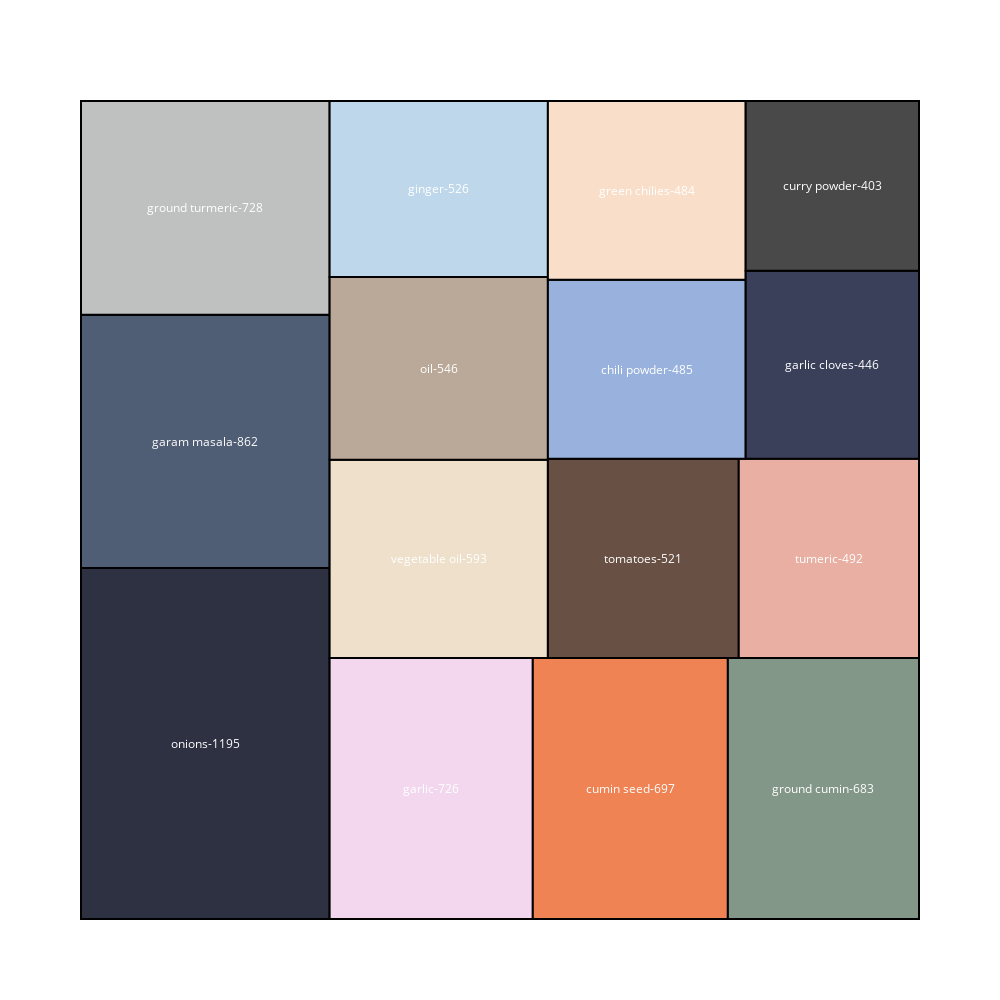

The notebook cell this image was saved under:
### Code cell
values= ordered_df
type_list = ordered_df.index
import squarify

x = 0.
y = 0.
width = 50.
height = 50.


normed = squarify.normalize_sizes(values, width, height)
rects = squarify.squarify(normed, x, y, width, height)

# Choose colors from http://colorbrewer2.org/ under "Export"
color_brewer = ['#2D3142','#4F5D75','#BFC0C0','#F2D7EE','#EF8354','#839788','#EEE0CB','#BAA898','#BFD7EA','#685044','#E9AFA3','#99B2DD','#F9DEC9','#3A405A','#494949','#FF5D73','#7C7A7A','#CF5C36','#EFC88B']
shapes = []
annotations = []
counter = 0

for r in rects:
    shapes.append( 
        dict(
            type = 'rect', 
            x0 = r['x'], 
            y0 = r['y'], 
            x1 = r['x']+r['dx'], 
            y1 = r['y']+r['dy'],
            line = dict( width = 2 ),
            fillcolor = color_brewer[counter]
        ) 
    )
    annotations.append(
        dict(
            x = r['x']+(r['dx']/2),
            y = r['y']+(r['dy']/2),
            text = "{}-{}".format(type_list[counter], values[counter]),
            showarrow = False
        )
    )
    counter = counter + 1
    if counter >= len(color_brewer):
        counter = 0

# For hover text
trace0 = go.Scatter(
    x = [ r['x']+(r['dx']/2) for r in rects ], 
    y = [ r['y']+(r['dy']/2) for r in rects ],
    text = [ str(v) for v in values ], 
    mode = 'text',
)
        
layout = dict(
    height=1000, 
    width=1000,
    xaxis=dict(showgrid=False,zeroline=False),
    yaxis=dict(showgrid=False,zeroline=False),
    shapes=shapes,
    annotations=annotations,
    hovermode='closest',
    font=dict(color="#FFFFFF")
)

# With hovertext
figure = dict(data=[trace0], layout=layout)
iplot(figure, filename='squarify-treemap')

### Figure 1 — Plotly figure (JSON) as saved in the notebook; plotly's stock layout.template omitted (floating-point values rounded to 4 significant figures)
{"data": [{"mode": "text", "text": ["1195", "862", "728", "726", "697", "683", "593", "546", "526", "521", "492", "485", "484", "446", "403"], "type": "scatter", "uid": "9f8f7999-bcac-40ce-bfba-5914e3f95ecf", "x": [7.417, 7.417, 7.417, 20.9, 32.78, 44.3, 21.35, 21.35, 21.35, 33.55, 44.62, 33.76, 33.76, 44.83, 44.83], "y": [10.73, 29.19, 43.46, 7.975, 7.975, 7.975, 22.01, 33.66, 44.62, 22.04, 22.04, 33.61, 44.54, 33.88, 44.81]}], "layout": {"annotations": [{"showarrow": false, "text": "onions-1195", "x": 7.417, "y": 10.73}, {"showarrow": false, "text": "garam masala-862", "x": 7.417, "y": 29.19}, {"showarrow": false, "text": "ground turmeric-728", "x": 7.417, "y": 43.46}, {"showarrow": false, "text": "garlic-726", "x": 20.9, "y": 7.975}, {"showarrow": false, "text": "cumin seed-697", "x": 32.78, "y": 7.975}, {"showarrow": false, "text": "ground cumin-683", "x": 44.3, "y": 7.975}, {"showarrow": false, "text": "vegetable oil-593", "x": 21.35, "y": 22.01}, {"showarrow": false, "text": "oil-546", "x": 21.35, "y": 33.66}, {"showarrow": false, "text": "ginger-526", "x": 21.35, "y": 44.62}, {"showarrow": false, "text": "tomatoes-521", "x": 33.55, "y": 22.04}, {"showarrow": false, "text": "tumeric-492", "x": 44.62, "y": 22.04}, {"showarrow": false, "text": "chili powder-485", "x": 33.76, "y": 33.61}, {"showarrow": false, "text": "green chilies-484", "x": 33.76, "y": 44.54}, {"showarrow": false, "text": "garlic cloves-446", "x": 44.83, "y": 33.88}, {"showarrow": false, "text": "curry powder-403", "x": 44.83, "y": 44.81}], "font": {"color": "#FFFFFF"}, "height": 1000, "hovermode": "closest", "shapes": [{"fillcolor": "#2D3142", "line": {"width": 2}, "type": "rect", "x0": 0, "x1": 14.83, "y0": 0, "y1": 21.45}, {"fillcolor": "#4F5D75", "line": {"width": 2}, "type": "rect", "x0": 0, "x1": 14.83, "y0": 21.45, "y1": 36.93}, {"fillcolor": "#BFC0C0", "line": {"width": 2}, "type": "rect", "x0": 0, "x1": 14.83, "y0": 36.93, "y1": 50}, {"fillcolor": "#F2D7EE", "line": {"width": 2}, "type": "rect", "x0": 14.83, "x1": 26.96, "y0": 0, "y1": 15.95}, {"fillcolor": "#EF8354", "line": {"width": 2}, "type": "rect", "x0": 26.96, "x1": 38.6, "y0": 0, "y1": 15.95}, {"fillcolor": "#839788", "line": {"width": 2}, "type": "rect", "x0": 38.6, "x1": 50, "y0": 0, "y1": 15.95}, {"fillcolor": "#EEE0CB", "line": {"width": 2}, "type": "rect", "x0": 14.83, "x1": 27.86, "y0": 15.95, "y1": 28.08}, {"fillcolor": "#BAA898", "line": {"width": 2}, "type": "rect", "x0": 14.83, "x1": 27.86, "y0": 28.08, "y1": 39.24}, {"fillcolor": "#BFD7EA", "line": {"width": 2}, "type": "rect", "x0": 14.83, "x1": 27.86, "y0": 39.24, "y1": 50.0}, {"fillcolor": "#685044", "line": {"width": 2}, "type": "rect", "x0": 27.86, "x1": 39.25, "y0": 15.95, "y1": 28.13}, {"fillcolor": "#E9AFA3", "line": {"width": 2}, "type": "rect", "x0": 39.25, "x1": 50, "y0": 15.95, "y1": 28.13}, {"fillcolor": "#99B2DD", "line": {"width": 2}, "type": "rect", "x0": 27.86, "x1": 39.66, "y0": 28.13, "y1": 39.08}, {"fillcolor": "#F9DEC9", "line": {"width": 2}, "type": "rect", "x0": 27.86, "x1": 39.66, "y0": 39.08, "y1": 50.0}, {"fillcolor": "#3A405A", "line": {"width": 2}, "type": "rect", "x0": 39.66, "x1": 50, "y0": 28.13, "y1": 39.62}, {"fillcolor": "#494949", "line": {"width": 2}, "type": "rect", "x0": 39.66, "x1": 50, "y0": 39.62, "y1": 50.0}], "width": 1000, "xaxis": {"showgrid": false, "zeroline": false}, "yaxis": {"showgrid": false, "zeroline": false}}}
